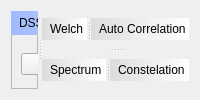
      <widget class="QWidget" name="tab_DS">
       <attribute name="title">
        <string>DSSS</string>
       </attribute>
       <layout class="QVBoxLayout" name="verticalLayout_14">
        <item>
         <widget class="QSplitter" name="splitter_9">
          <property name="orientation">
           <enum>Qt::Horizontal</enum>
          </property>
          <widget class="QFrame" name="frame_2">
           <property name="maximumSize">
            <size>
             <width>230</width>
             <height>16777215</height>
            </size>
           </property>
           <property name="frameShape">
            <enum>QFrame::StyledPanel</enum>
           </property>
           <property name="frameShadow">
            <enum>QFrame::Raised</enum>
           </property>
           <widget class="QWidget" name="layoutWidget_2">
            <property name="geometry">
             <rect>
              <x>10</x>
              <y>80</y>
              <width>201</width>
              <height>26</height>
             </rect>
            </property>
            <layout class="QHBoxLayout" name="horizontalLayout_3">
             <item>
              <widget class="QPushButton" name="btn_pay_2">
               <property name="toolTip">
                <string>Play</string>
               </property>
               <property name="text">
                <string/>
               </property>
               <property name="icon">
                <iconset>
                 <normaloff>icons/green-play.png</normaloff>icons/green-play.png</iconset>
               </property>
              </widget>
             </item>
             <item>
              <widget class="QPushButton" name="btn_pause_2">
               <property name="toolTip">
                <string>Pause</string>
               </property>
               <property name="text">
                <string/>
               </property>
               <property name="icon">
                <iconset>
                 <normaloff>icons/blue-pause.png</normaloff>icons/blue-pause.png</iconset>
               </property>
              </widget>
             </item>
             <item>
              <widget class="QPushButton" name="btn_stop_2">
               <property name="toolTip">
                <string>Stop</string>
               </property>
               <property name="text">
                <string/>
               </property>
               <property name="icon">
                <iconset>
                 <normaloff>icons/red-stop.png</normaloff>icons/red-stop.png</iconset>
               </property>
              </widget>
             </item>
            </layout>
           </widget>
           <widget class="Line" name="line_2">
            <property name="geometry">
             <rect>
              <x>10</x>
              <y>110</y>
              <width>201</width>
              <height>16</height>
             </rect>
            </property>
            <property name="orientation">
             <enum>Qt::Horizontal</enum>
            </property>
           </widget>
           <widget class="QLabel" name="label">
            <property name="geometry">
             <rect>
              <x>10</x>
              <y>130</y>
              <width>81</width>
              <height>16</height>
             </rect>
            </property>
            <property name="text">
             <string>Estimation</string>
            </property>
           </widget>
           <widget class="QPushButton" name="pushButton_2">
            <property name="geometry">
             <rect>
              <x>10</x>
              <y>150</y>
              <width>201</width>
              <height>31</height>
             </rect>
            </property>
            <property name="text">
             <string>Aute Estimate</string>
            </property>
           </widget>
           <widget class="Line" name="line_3">
            <property name="geometry">
             <rect>
              <x>10</x>
              <y>280</y>
              <width>201</width>
              <height>16</height>
             </rect>
            </property>
            <property name="orientation">
             <enum>Qt::Horizontal</enum>
            </property>
           </widget>
           <widget class="QLabel" name="label_5">
            <property name="geometry">
             <rect>
              <x>10</x>
              <y>300</y>
              <width>111</width>
              <height>16</height>
             </rect>
            </property>
            <property name="text">
             <string>Demodulator Type</string>
            </property>
           </widget>
           <widget class="Line" name="line_4">
            <property name="geometry">
             <rect>
              <x>10</x>
              <y>350</y>
              <width>201</width>
              <height>16</height>
             </rect>
            </property>
            <property name="orientation">
             <enum>Qt::Horizontal</enum>
            </property>
           </widget>
           <widget class="QLabel" name="label_6">
            <property name="geometry">
             <rect>
              <x>10</x>
              <y>370</y>
              <width>111</width>
              <height>16</height>
             </rect>
            </property>
            <property name="text">
             <string>Bit Stream Settings</string>
            </property>
           </widget>
           <widget class="QPushButton" name="pushButton_3">
            <property name="geometry">
             <rect>
              <x>10</x>
              <y>390</y>
              <width>201</width>
              <height>31</height>
             </rect>
            </property>
            <property name="text">
             <string>Analyze</string>
            </property>
           </widget>
           <widget class="QWidget" name="layoutWidget">
            <property name="geometry">
             <rect>
              <x>10</x>
              <y>190</y>
              <width>201</width>
              <height>86</height>
             </rect>
            </property>
            <layout class="QGridLayout" name="gridLayout">
             <item row="0" column="1">
              <widget class="QLineEdit" name="txt_fc"/>
             </item>
             <item row="1" column="1">
              <widget class="QLineEdit" name="txt_rs"/>
             </item>
             <item row="2" column="1">
              <widget class="QLineEdit" name="txt_amr"/>
             </item>
             <item row="0" column="0">
              <widget class="QPushButton" name="pushButton_5">
               <property name="text">
                <string>FC</string>
               </property>
              </widget>
             </item>
             <item row="1" column="0">
              <widget class="QPushButton" name="pushButton_6">
               <property name="text">
                <string>RS</string>
               </property>
              </widget>
             </item>
             <item row="2" column="0">
              <widget class="QPushButton" name="pushButton_7">
               <property name="text">
                <string>AMR</string>
               </property>
              </widget>
             </item>
            </layout>
           </widget>
           <widget class="QWidget" name="layoutWidget">
            <property name="geometry">
             <rect>
              <x>10</x>
              <y>430</y>
              <width>201</width>
              <height>26</height>
             </rect>
            </property>
            <layout class="QGridLayout" name="gridLayout_2">
             <item row="0" column="0">
              <widget class="QPushButton" name="btn_open_2">
               <property name="maximumSize">
                <size>
                 <width>50</width>
                 <height>16777215</height>
                </size>
               </property>
               <property name="toolTip">
                <string>Open File</string>
               </property>
               <property name="text">
                <string/>
               </property>
               <property name="icon">
                <iconset>
                 <normaloff>icons/open.png</normaloff>icons/open.png</iconset>
               </property>
              </widget>
             </item>
             <item row="0" column="1">
              <widget class="QPushButton" name="pushButton_4">
               <property name="text">
                <string>Record</string>
               </property>
               <property name="icon">
                <iconset>
                 <normaloff>icons/record.png</normaloff>icons/record.png</iconset>
               </property>
              </widget>
             </item>
            </layout>
           </widget>
           <widget class="QLabel" name="label_3">
            <property name="geometry">
             <rect>
              <x>0</x>
              <y>0</y>
              <width>271</width>
              <height>24</height>
             </rect>
            </property>
            <property name="minimumSize">
             <size>
              <width>0</width>
              <height>20</height>
             </size>
            </property>
            <property name="styleSheet">
             <string notr="true">background:qlineargradient(spread:pad, x1:0, y1:0, x2:1, y2:0, stop:0 rgba(161, 186, 255, 255), stop:1 rgba(255, 255, 255, 255));
padding-left:5px;
padding-bottom:5px;
padding-top:5px;</string>
            </property>
            <property name="text">
             <string>DSSS</string>
            </property>
           </widget>
           <widget class="QWidget" name="layoutWidget_16">
            <property name="geometry">
             <rect>
              <x>10</x>
              <y>40</y>
              <width>201</width>
              <height>26</height>
             </rect>
            </property>
            <layout class="QGridLayout" name="gridLayout_9">
             <item row="0" column="0">
              <widget class="QPushButton" name="btn_open_8">
               <property name="minimumSize">
                <size>
                 <width>50</width>
                 <height>0</height>
                </size>
               </property>
               <property name="maximumSize">
                <size>
                 <width>50</width>
                 <height>16777215</height>
                </size>
               </property>
               <property name="toolTip">
                <string>Open File</string>
               </property>
               <property name="text">
                <string/>
               </property>
               <property name="icon">
                <iconset>
                 <normaloff>icons/open.png</normaloff>icons/open.png</iconset>
               </property>
              </widget>
             </item>
             <item row="0" column="1">
              <widget class="QLabel" name="lbl_filename_5">
               <property name="text">
                <string/>
               </property>
              </widget>
             </item>
            </layout>
           </widget>
           <widget class="QComboBox" name="comboBox_3">
            <property name="geometry">
             <rect>
              <x>10</x>
              <y>320</y>
              <width>201</width>
              <height>22</height>
             </rect>
            </property>
           </widget>
          </widget>
          <widget class="QSplitter" name="splitter_8">
           <property name="orientation">
            <enum>Qt::Vertical</enum>
           </property>
           <widget class="QSplitter" name="splitter_6">
            <property name="orientation">
             <enum>Qt::Horizontal</enum>
            </property>
            <widget class="QWidget" name="layoutWidget">
             <layout class="QVBoxLayout" name="verticalLayout_11">
              <property name="spacing">
               <number>0</number>
              </property>
              <item>
               <widget class="QLabel" name="label_15">
                <property name="minimumSize">
                 <size>
                  <width>0</width>
                  <height>22</height>
                 </size>
                </property>
                <property name="maximumSize">
                 <size>
                  <width>16777215</width>
                  <height>22</height>
                 </size>
                </property>
                <property name="styleSheet">
                 <string notr="true">background:qlineargradient(spread:pad, x1:0, y1:0, x2:1, y2:0, stop:0 rgba(220, 220, 220, 255), stop:1 rgba(255, 255, 255, 255));
padding-left:5px;</string>
                </property>
                <property name="text">
                 <string>Welch</string>
                </property>
               </widget>
              </item>
              <item>
               <layout class="QVBoxLayout" name="dsss_Welch"/>
              </item>
             </layout>
            </widget>
            <widget class="QWidget" name="widget" native="true">
             <property name="maximumSize">
              <size>
               <width>350</width>
               <height>16777215</height>
              </size>
             </property>
             <layout class="QVBoxLayout" name="verticalLayout_10">
              <property name="spacing">
               <number>0</number>
              </property>
              <property name="leftMargin">
               <number>0</number>
              </property>
              <property name="topMargin">
               <number>0</number>
              </property>
              <property name="rightMargin">
               <number>0</number>
              </property>
              <property name="bottomMargin">
               <number>0</number>
              </property>
              <item>
               <widget class="QLabel" name="label_16">
                <property name="minimumSize">
                 <size>
                  <width>0</width>
                  <height>22</height>
                 </size>
                </property>
                <property name="maximumSize">
                 <size>
                  <width>16777215</width>
                  <height>22</height>
                 </size>
                </property>
                <property name="styleSheet">
                 <string notr="true">background:qlineargradient(spread:pad, x1:0, y1:0, x2:1, y2:0, stop:0 rgba(220, 220, 220, 255), stop:1 rgba(255, 255, 255, 255));
padding-left:5px;</string>
                </property>
                <property name="text">
                 <string>Auto Correlation</string>
                </property>
               </widget>
              </item>
              <item>
               <layout class="QVBoxLayout" name="dsss_AutoCorrelation"/>
              </item>
             </layout>
            </widget>
           </widget>
           <widget class="QSplitter" name="splitter_7">
            <property name="orientation">
             <enum>Qt::Horizontal</enum>
            </property>
            <widget class="QWidget" name="layoutWidget_5">
             <layout class="QVBoxLayout" name="verticalLayout_12">
              <property name="spacing">
               <number>0</number>
              </property>
              <item>
               <widget class="QLabel" name="label_17">
                <property name="minimumSize">
                 <size>
                  <width>0</width>
                  <height>22</height>
                 </size>
                </property>
                <property name="maximumSize">
                 <size>
                  <width>16777215</width>
                  <height>22</height>
                 </size>
                </property>
                <property name="styleSheet">
                 <string notr="true">background:qlineargradient(spread:pad, x1:0, y1:0, x2:1, y2:0, stop:0 rgba(220, 220, 220, 255), stop:1 rgba(255, 255, 255, 255));
padding-left:5px;</string>
                </property>
                <property name="text">
                 <string>Spectrum</string>
                </property>
               </widget>
              </item>
              <item>
               <layout class="QVBoxLayout" name="dsss_Spectrum"/>
              </item>
             </layout>
            </widget>
            <widget class="QWidget" name="widget_6" native="true">
             <property name="maximumSize">
              <size>
               <width>350</width>
               <height>16777215</height>
              </size>
             </property>
             <layout class="QVBoxLayout" name="verticalLayout_13">
              <property name="spacing">
               <number>0</number>
              </property>
              <property name="leftMargin">
               <number>0</number>
              </property>
              <property name="topMargin">
               <number>0</number>
              </property>
              <property name="rightMargin">
               <number>0</number>
              </property>
              <property name="bottomMargin">
               <number>0</number>
              </property>
              <item>
               <widget class="QLabel" name="label_18">
                <property name="minimumSize">
                 <size>
                  <width>0</width>
                  <height>22</height>
                 </size>
                </property>
                <property name="maximumSize">
                 <size>
                  <width>16777215</width>
                  <height>22</height>
                 </size>
                </property>
                <property name="styleSheet">
                 <string notr="true">background:qlineargradient(spread:pad, x1:0, y1:0, x2:1, y2:0, stop:0 rgba(220, 220, 220, 255), stop:1 rgba(255, 255, 255, 255));
padding-left:5px;</string>
                </property>
                <property name="text">
                 <string>Constelation</string>
                </property>
               </widget>
              </item>
              <item>
               <layout class="QVBoxLayout" name="dsss_Scatter"/>
              </item>
             </layout>
            </widget>
           </widget>
          </widget>
         </widget>
        </item>
       </layout>
      </widget>
